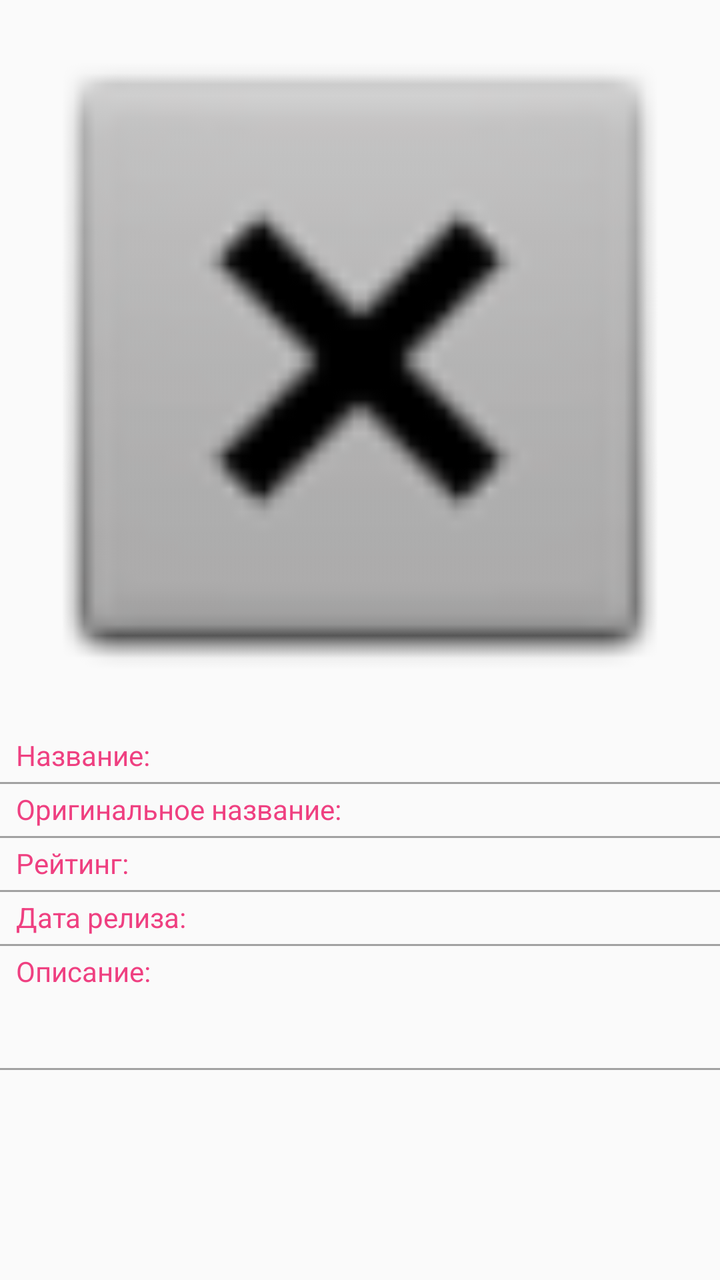
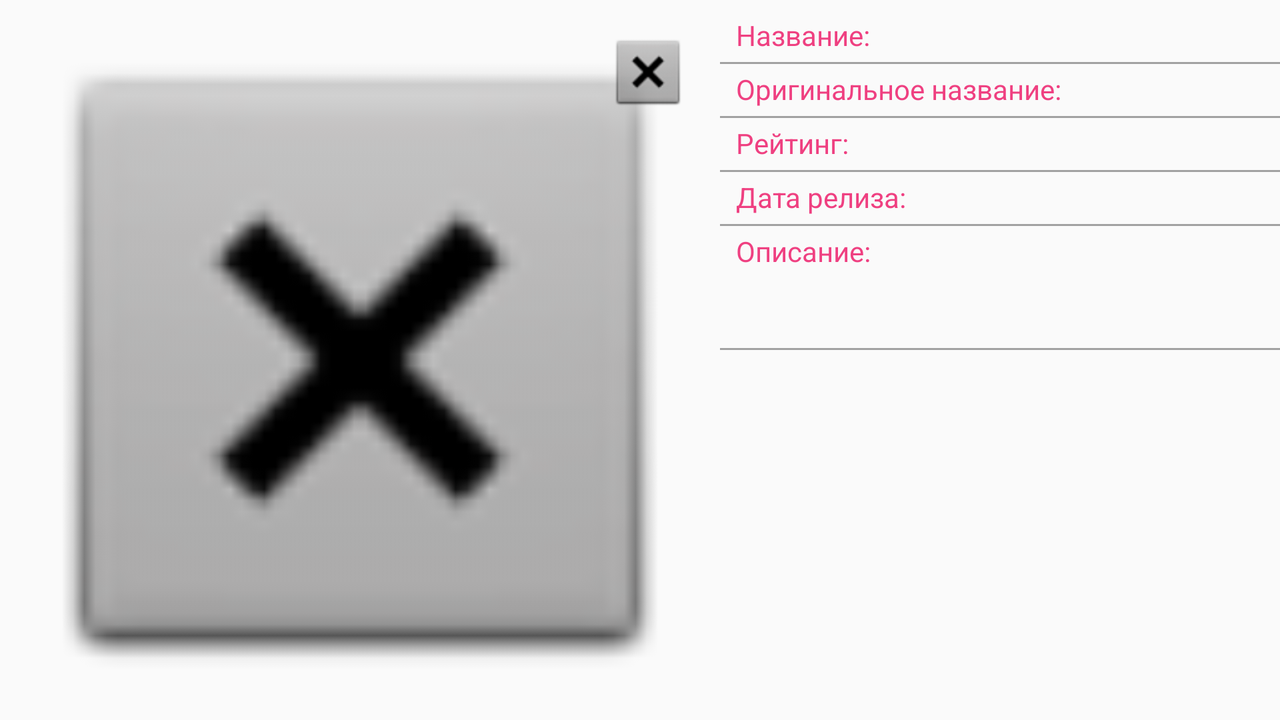

First picture: res/layout/ on a phone held upright. Second picture: the repository's own variant of that layout, on a device whose configuration matches the variant's folder. Source for both follows.
<!-- AndroidManifest.xml: application theme AppTheme -->
<!-- res/layout/activity_detail.xml -->
<?xml version="1.0" encoding="utf-8"?>
<ScrollView xmlns:android="http://schemas.android.com/apk/res/android"
    xmlns:app="http://schemas.android.com/apk/res-auto"
    xmlns:tools="http://schemas.android.com/tools"
    android:id="@+id/scrollViewInfo"
    android:layout_width="match_parent"
    android:layout_height="match_parent"
    tools:context=".DetailActivity">

    <androidx.constraintlayout.widget.ConstraintLayout
        android:layout_width="match_parent"
        android:layout_height="wrap_content">

        <ImageView
            android:id="@+id/imageViewBigPoster"
            android:layout_width="0dp"
            android:layout_height="wrap_content"
            android:adjustViewBounds="true"
            app:layout_constraintEnd_toEndOf="parent"
            app:layout_constraintStart_toStartOf="parent"
            app:layout_constraintTop_toTopOf="parent"
            app:srcCompat="@android:drawable/btn_dialog" />

        <ImageView
            android:id="@+id/imageViewAddToFavorite"
            android:layout_width="@dimen/size_of_star"
            android:layout_height="@dimen/size_of_star"
            android:layout_marginEnd="16dp"
            android:onClick="onClickChangeFavorite"
            app:layout_constraintBottom_toBottomOf="@+id/imageViewBigPoster"
            app:layout_constraintEnd_toEndOf="parent"
            app:layout_constraintTop_toBottomOf="@+id/imageViewBigPoster"
            app:srcCompat="@android:drawable/btn_dialog" />

        <include
            android:id="@+id/movieInfo"
            layout="@layout/movie_info"
            android:layout_width="0dp"
            android:layout_height="wrap_content"
            app:layout_constraintEnd_toEndOf="parent"
            app:layout_constraintStart_toStartOf="parent"
            app:layout_constraintTop_toBottomOf="@id/imageViewAddToFavorite" />

    </androidx.constraintlayout.widget.ConstraintLayout>
</ScrollView>
<!-- res/layout/movie_info.xml (included above) -->
<?xml version="1.0" encoding="utf-8"?>
<androidx.constraintlayout.widget.ConstraintLayout xmlns:android="http://schemas.android.com/apk/res/android"
    xmlns:app="http://schemas.android.com/apk/res-auto"
    android:layout_width="match_parent"
    android:layout_height="match_parent">

    <TextView
        android:id="@+id/textViewLabelTitle"
        style="@style/LabelStyle"
        android:layout_width="wrap_content"
        android:layout_height="wrap_content"
        android:text="Название:"
        app:layout_constraintStart_toStartOf="parent"
        app:layout_constraintTop_toTopOf="parent" />

    <View
        style="@style/BorderStyle"
        app:layout_constraintEnd_toEndOf="parent"
        app:layout_constraintStart_toStartOf="parent"
        app:layout_constraintTop_toBottomOf="@id/textViewTitle" />

    <androidx.constraintlayout.widget.Guideline
        android:id="@+id/guidelineCenter"
        android:layout_width="wrap_content"
        android:layout_height="wrap_content"
        android:orientation="vertical"
        app:layout_constraintGuide_percent="0.5" />

    <TextView
        android:id="@+id/textViewTitle"
        android:layout_width="0dp"
        android:layout_height="wrap_content"
        android:layout_margin="8dp"
        app:layout_constraintEnd_toEndOf="parent"
        app:layout_constraintStart_toStartOf="@+id/guidelineCenter"
        app:layout_constraintTop_toTopOf="parent" />

    <TextView
        android:id="@+id/textViewLabelOriginalTitle"
        style="@style/LabelStyle"
        android:layout_width="wrap_content"
        android:layout_height="wrap_content"
        android:text="Оригинальное название:"
        app:layout_constraintStart_toStartOf="parent"
        app:layout_constraintTop_toBottomOf="@+id/textViewTitle" />

    <View
        style="@style/BorderStyle"
        app:layout_constraintEnd_toEndOf="parent"
        app:layout_constraintStart_toStartOf="parent"
        app:layout_constraintTop_toBottomOf="@id/textViewOriginalTitle" />

    <TextView
        android:id="@+id/textViewOriginalTitle"
        android:layout_width="0dp"
        android:layout_height="wrap_content"
        android:layout_margin="8dp"
        app:layout_constraintEnd_toEndOf="parent"
        app:layout_constraintStart_toStartOf="@+id/guidelineCenter"
        app:layout_constraintTop_toBottomOf="@+id/textViewTitle" />

    <TextView
        android:id="@+id/textViewLabelRating"
        style="@style/LabelStyle"
        android:layout_width="wrap_content"
        android:layout_height="wrap_content"
        android:text="Рейтинг:"
        app:layout_constraintStart_toStartOf="parent"
        app:layout_constraintTop_toBottomOf="@+id/textViewOriginalTitle" />

    <View
        style="@style/BorderStyle"
        app:layout_constraintEnd_toEndOf="parent"
        app:layout_constraintStart_toStartOf="parent"
        app:layout_constraintTop_toBottomOf="@id/textViewRating" />

    <TextView
        android:id="@+id/textViewRating"
        android:layout_width="0dp"
        android:layout_height="wrap_content"
        android:layout_margin="8dp"
        app:layout_constraintEnd_toEndOf="parent"
        app:layout_constraintStart_toStartOf="@+id/guidelineCenter"
        app:layout_constraintTop_toBottomOf="@+id/textViewOriginalTitle" />

    <TextView
        android:id="@+id/textViewLabelReleaseDate"
        style="@style/LabelStyle"
        android:layout_width="wrap_content"
        android:layout_height="wrap_content"
        android:text="Дата релиза:"
        app:layout_constraintStart_toStartOf="parent"
        app:layout_constraintTop_toBottomOf="@+id/textViewRating" />

    <View
        style="@style/BorderStyle"
        app:layout_constraintEnd_toEndOf="parent"
        app:layout_constraintStart_toStartOf="parent"
        app:layout_constraintTop_toBottomOf="@id/textViewReleaseDate" />

    <TextView
        android:id="@+id/textViewReleaseDate"
        android:layout_width="0dp"
        android:layout_height="wrap_content"
        android:layout_margin="8dp"
        app:layout_constraintEnd_toEndOf="parent"
        app:layout_constraintStart_toStartOf="@+id/guidelineCenter"
        app:layout_constraintTop_toBottomOf="@+id/textViewRating" />

    <TextView
        android:id="@+id/textViewLabelOverview"
        style="@style/LabelStyle"
        android:layout_width="wrap_content"
        android:layout_height="wrap_content"
        android:text="Описание:"
        app:layout_constraintStart_toStartOf="parent"
        app:layout_constraintTop_toBottomOf="@+id/textViewReleaseDate" />

    <TextView
        android:id="@+id/textViewOverview"
        android:layout_width="wrap_content"
        android:layout_height="wrap_content"
        android:padding="8dp"
        app:layout_constraintStart_toStartOf="parent"
        app:layout_constraintTop_toBottomOf="@+id/textViewLabelOverview" />

    <View
        style="@style/BorderStyle"
        app:layout_constraintEnd_toEndOf="parent"
        app:layout_constraintStart_toStartOf="parent"
        app:layout_constraintTop_toBottomOf="@id/textViewOverview" />

    <androidx.recyclerview.widget.RecyclerView
        android:id="@+id/recyclerViewTrailers"
        android:layout_width="0dp"
        android:layout_height="wrap_content"
        android:nestedScrollingEnabled="false"
        app:layout_constraintEnd_toEndOf="parent"
        app:layout_constraintStart_toStartOf="parent"
        app:layout_constraintTop_toBottomOf="@id/textViewOverview" />

    <androidx.recyclerview.widget.RecyclerView
        android:id="@+id/recyclerViewReviews"
        android:layout_width="0dp"
        android:layout_height="wrap_content"
        android:nestedScrollingEnabled="false"
        app:layout_constraintEnd_toEndOf="parent"
        app:layout_constraintStart_toStartOf="parent"
        app:layout_constraintTop_toBottomOf="@id/recyclerViewTrailers" />

</androidx.constraintlayout.widget.ConstraintLayout>
<!-- resources referenced by this layout -->
<resources>
  <style name="BorderStyle">
          <item name="android:layout_height">1dp</item>
          <item name="android:layout_width">0dp</item>
          <item name="android:background">#A1A1A1</item>
          <item name="android:layout_marginTop">4dp</item>
          <item name="android:layout_marginBottom">4dp</item>
      </style>
  <style name="LabelStyle">
          <item name="android:layout_margin">8dp</item>
          <item name="android:textColor">@color/colorAccent</item>
      </style>
  <style name="AppTheme" parent="Theme.AppCompat.Light.DarkActionBar">
          
          <item name="colorPrimary">@color/colorPrimary</item>
          <item name="colorPrimaryDark">@color/colorPrimaryDark</item>
          <item name="colorAccent">@color/colorAccent</item>
      </style>
  <color name="colorAccent">#EF4081</color>
  <color name="colorPrimary">#000000</color>
  <color name="colorPrimaryDark">#000000</color>
</resources>
<!-- res/layout-land/activity_detail.xml (the author's variant of the layout above) -->
<!-- drawn on the phone turned sideways -->
<?xml version="1.0" encoding="utf-8"?>
<androidx.constraintlayout.widget.ConstraintLayout xmlns:android="http://schemas.android.com/apk/res/android"
    xmlns:app="http://schemas.android.com/apk/res-auto"
    xmlns:tools="http://schemas.android.com/tools"
    android:layout_width="match_parent"
    android:layout_height="match_parent"
    tools:context=".DetailActivity">

    <ImageView
        android:id="@+id/imageViewBigPoster"
        android:layout_width="wrap_content"
        android:layout_height="0dp"
        android:adjustViewBounds="true"
        app:layout_constraintBottom_toBottomOf="parent"
        app:layout_constraintStart_toStartOf="parent"
        app:layout_constraintTop_toTopOf="parent"
        app:srcCompat="@android:drawable/btn_dialog" />

    <ImageView
        android:id="@+id/imageViewAddToFavorite"
        android:layout_width="40dp"
        android:layout_height="40dp"
        android:layout_marginEnd="16dp"
        android:layout_marginTop="16dp"
        android:onClick="onClickChangeFavorite"
        app:layout_constraintEnd_toEndOf="@id/imageViewBigPoster"
        app:layout_constraintTop_toTopOf="@+id/imageViewBigPoster"
        app:srcCompat="@android:drawable/btn_dialog" />

    <ScrollView
        android:id="@+id/scrollViewInfo"
        android:layout_width="0dp"
        android:layout_height="0dp"
        app:layout_constraintBottom_toBottomOf="parent"
        app:layout_constraintEnd_toEndOf="parent"
        app:layout_constraintStart_toEndOf="@id/imageViewBigPoster"
        app:layout_constraintTop_toTopOf="parent">

        <include
            android:id="@+id/movieInfo"
            layout="@layout/movie_info"
            android:layout_width="match_parent"
            android:layout_height="wrap_content" />

    </ScrollView>

</androidx.constraintlayout.widget.ConstraintLayout>
